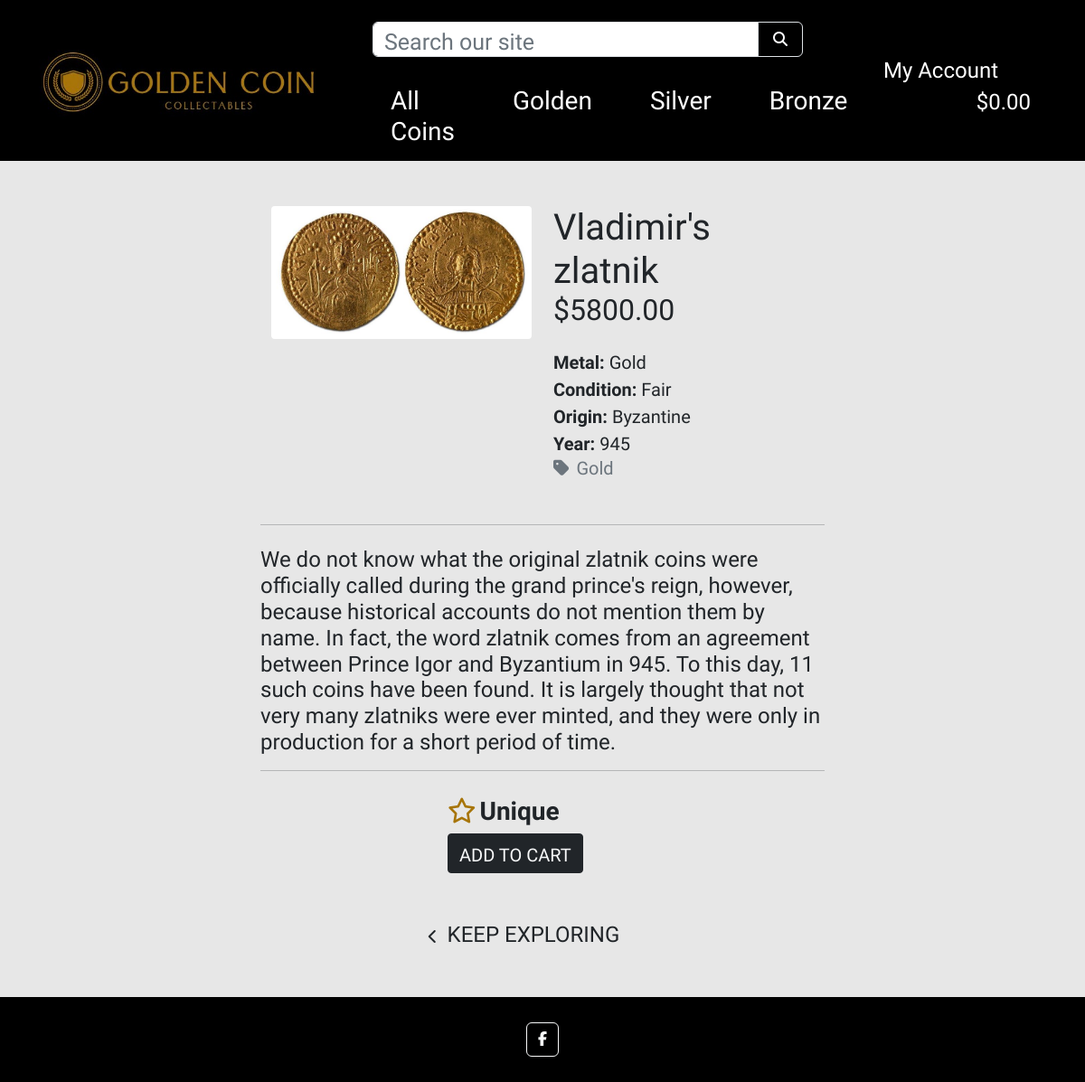
Page /coins/1/ on the earlier database version.
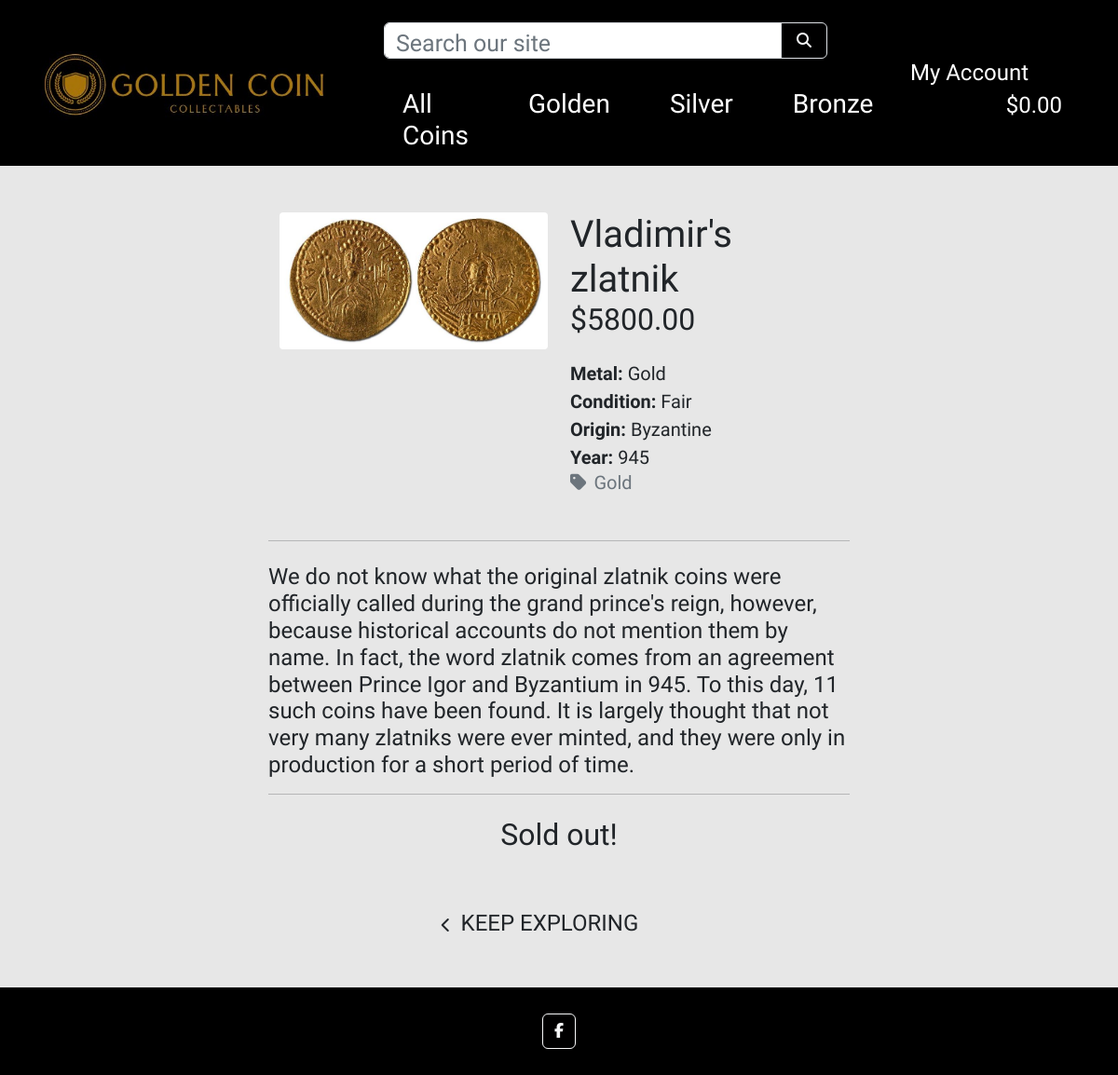
Same page on the later database version.
### coins/views.py (the view)
# urls.py: path('<int:coins_id>/', views.coins_detail, name='coins_detail'),
def coins_detail(request, coins_id):
    coins = get_object_or_404(Coins, pk=coins_id)
    context = {
        'coins': coins,
    }
    return render(request, 'coins/coins_detail.html', context)

### cart/contexts.py (called while the page is built, shortened)
def cart_contents(request):
    cart_items = []
    total = 0
    coins_count = 0
    cart = request.session.get('cart', {})
    grand_total = total
    context = {
        'cart_items': cart_items,
        'total': total,
        'coins_count': coins_count,
        'grand_total': grand_total,
    }
    return context

### coins/models.py (called while the page is built)
    def __str__(self):
        return self.name

### coins/templates/coins/coins_detail.html (shortened to what the changed rows need)
{% extends "base.html" %}
{% load static %}
{% block content %}
    <div>
        {% if coins.quantity != 0 %}
            <form class="form" action="{% url 'add_to_cart' coins.id %}" method="POST">
                <div class="container w-25 mt-4">
                    <div class="row text-center">
                        {% if coins.quantity > 1 %}
                        <div class="col-md-auto text-center form-group border border-dark bg-dark text-white rounded-1 p-0 add-to-cart">
                            <div class="input-group input-group-{{ coins.id }}">
                                <div class="input-group-prepend ">
                                    <button class="decrement-qty btn border-0 ps-1 pe-0 text-white decrement-qty_{{ coins.id }}"
                                        data-item_id="{{ coins.id }}">
                                        <span class="icon">
                                            <i class="fas fa-minus"></i>
                                        </span>
                                    </button>
                                </div>
                                <input class="form-control qty_input text-center fw-bold rounded-1 w-auto px-0 border-0 bg-dark text-white id_qty_{{ coins.id }}" type="number"
                                    name="coin_quantity" value="1" min="1" max="99"
                                    data-item_id="{{ coins.id }}"
                                    id="id_qty_{{ coins.id }}"
                                    style="font-size: 20px; width: 50px">
                                <div class="input-group-append">
                                    <button class="increment-qty btn border-0 pe-1 ps-0 bg-dark text-white increment-qty_{{ coins.id }}"
                                        data-item_id="{{ coins.id }}">
                                        <span class="icon">
                                            <i class="fas fa-plus"></i>
                                        </span>
                                    </button>
                                </div>
                            </div>
                        </div>
                        {% else %}
                            <p class="col-md-auto h3 text-center pt-1 fw-bold me-4"><i class="fa-regular fa-star me-1 gold-color"></i>Unique</p>
                        {% endif %}
                        <div class="col-md-auto">
                            <input type="submit" class="btn rounded-1 text-uppercase border border-dark pt-2 add-to-cart add-btn bg-dark text-light" value="Add to Cart">
                        </div>
                    </div>
                </div>
                <div class="text-center">
                    <a href="{% url 'coins' %}" class="btn btn-outline-black mt-5 me-5 border-0">
                        <span class="icon">
                            <i class="fas fa-chevron-left"></i>
                        </span>
                        <span class="text-uppercase h4">Keep Exploring</span>
                    </a>
                </div>
            </form>
        {% else %}
            <p class="text-center h2">Sold out!</p>
            <div class="text-center">
                <a href="{% url 'coins' %}" class="btn btn-outline-black mt-5 me-5 border-0">
                    <span class="icon">
                        <i class="fas fa-chevron-left"></i>
                    </span>
                    <span class="text-uppercase h4">Keep Exploring</span>
                </a>
            </div>
        {% endif %}
    </div>
{% endblock %}

Differences in the rows shown:
changed Coins "Vladimir's zlatnik": quantity 1 → 0 (drawn)
Other differences:
form field value: "Add to Cart" → (not shown)
text no longer shown: "Unique"
text now shown: "Sold out!"
